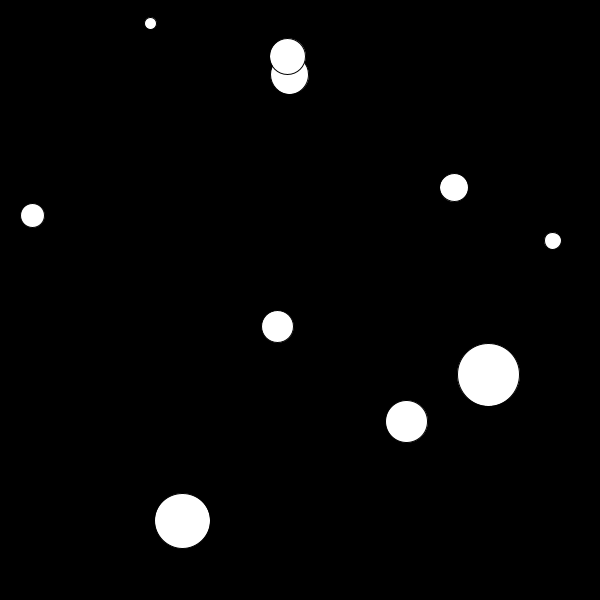
Frame 1 (no input)
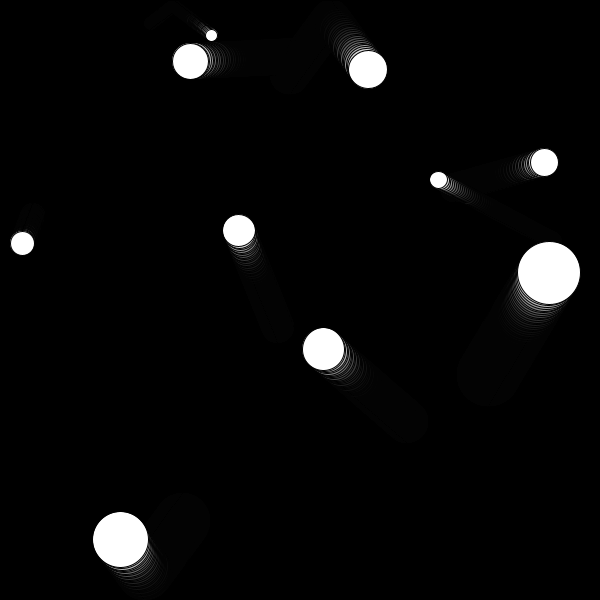
Frame 60 (the mouse pressed at the canvas centre just before this capture)
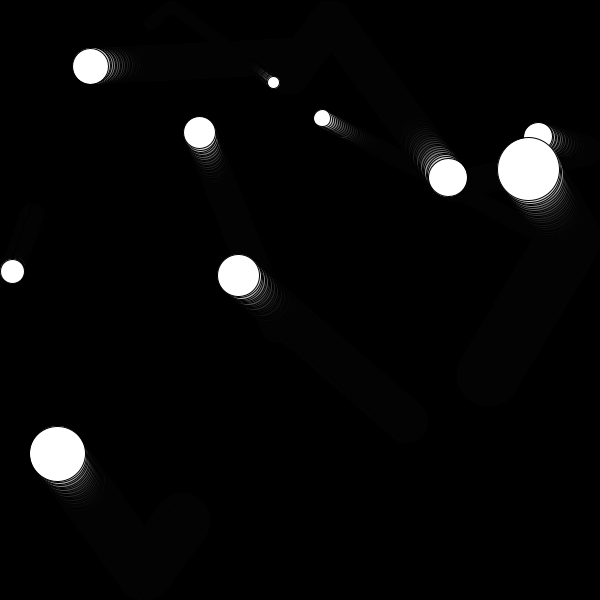
Frame 120 (the mouse held since frame 60 and released just before this capture)

The Processing sketch that drew these frames (run headless with seeded random() and noise(); from frame 60 on, the mouse is pressed at the canvas centre):

// Processing sketch: bouncingBalls
// ── bouncingBalls.pde
int count = 0;
int numBubbles = 10;
Bubble[] b;
void setup() {
  size(600, 600);
  background(0);
  b = new Bubble[numBubbles];
  for (int i = 0; i < b.length; i++) {
    b[i] = new Bubble();
  }
}

void draw() {
fill(0,40);
rect(0,0,width,height);
  for (int i = 0; i < b.length; i++) {
    b[i].show();
    b[i].update();
    b[i].bounce();
    for (int j = 0; j<i; j++) {
      Bubble other = b[j];
      float distance = dist(b[i].loc.x, b[i].loc.y, other.loc.x, other.loc.y);
      if (distance < b[i].radius + other.radius) {
   println("overlap!");
      }else{
      println("notoverlap");
      }
    }
}
}

// ── Bubble.pde
class Bubble {
  PVector loc;
  PVector vel;
  float radius;
  Bubble() {
    radius = random(10,80);
    loc = new PVector(random(radius, width-radius), random(radius, height-radius));
    vel = new PVector(random(-2, 2), random(-2, 2));
  }

  void show() {
fill(255);
    ellipse(loc.x, loc.y, radius, radius);
  }

  void update() {
    loc.add(vel);
  }

  void bounce() {
    if (loc.x-radius/2 < 0 || loc.x+radius/2 > width) {
      vel.x*=-1;
    }
    if (loc.y-radius/2 < 0 || loc.y+radius/2 > height) {
      vel.y*=-1;
    }
  }
}
